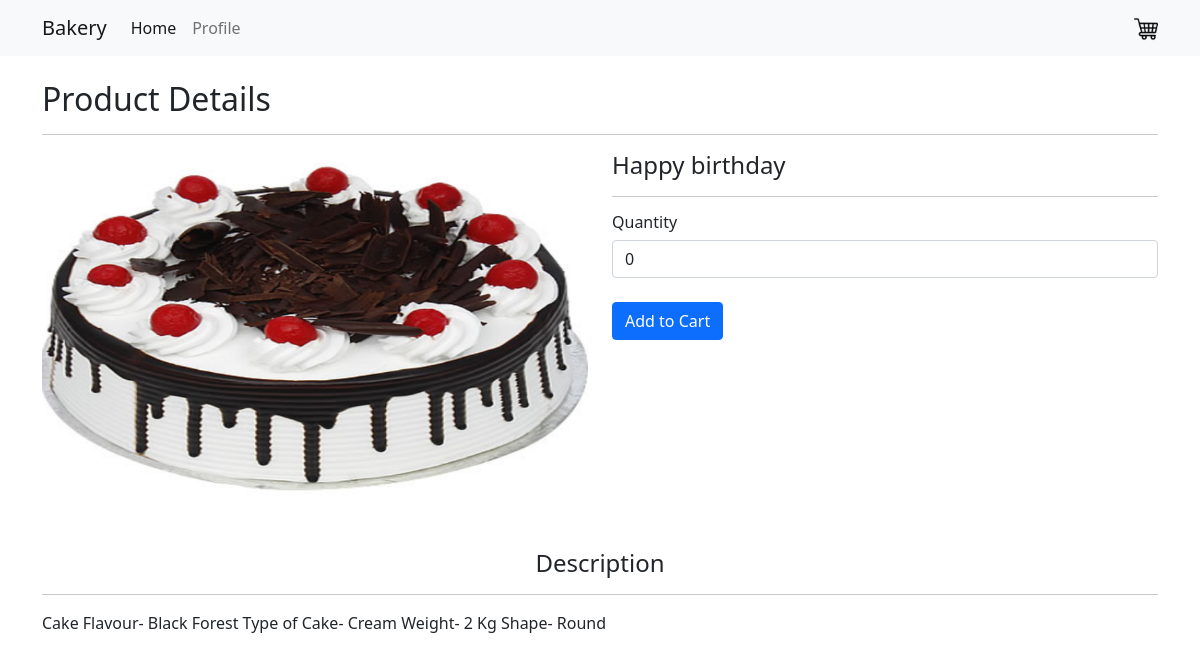
/details.php?details=Happy-Birthday cake (signed in), run on the app's committed database.
### tables this page shows
CREATE TABLE `product` (
  `id` int(11) NOT NULL,
  `title` varchar(100) NOT NULL,
  `slug` varchar(100) NOT NULL,
  `category` varchar(32) NOT NULL,
  `content` varchar(250) NOT NULL,
  `description` text NOT NULL,
  `price` int(11) NOT NULL,
  `image` varchar(50) NOT NULL
);

### details.php (the view, shortened to what this page needs)
<?php require_once "include/header.php" ?>
<?php require_once "include/nav.php" ?>
<?php
if(isset($_GET['details'])){
    $d = $_GET['details'];
    $sql = "select * from product where slug='$d'";
    $query = mysqli_query($connection, $sql);
    $row = mysqli_fetch_assoc($query);
    $title = $row['title'];
    $description = $row['description'];
    $image = $row['image'];
}
?>
<form action="dashboard/cart.php" method="post">
<div class="section mt-4">
    <div class="container">
        <h2>Product Details</h2>
        <hr>
        <div class="row">
            <div class="col-xl-6">
                <img src="assets/img/<?php echo $image ?>" alt="" width="100%" height="350">
            </div>
            <div class="col-lg-6">
                <h4 name="product_title"><?php echo $title; ?>
                <hr>
                <h6>Quantity</h6>
                <input type="number" name="product_quantity" min=0 class="form-control" value="0">
                <?php
                if(!empty($_SESSION['state'])){ ?>
                <input type="submit" name="add_to_cart" class="btn btn-md btn-primary mt-4" value="Add to Cart">
                <?php
                }else{ ?>
                <input type="submit" name="add_to_cart" class="btn btn-md btn-primary mt-4" value="Add to Cart" disabled>
                <?php
                }
                ?>
            </div>
        </div>
        <h4 class="mt-5 text-center">Description</h4>
        <hr>
        <p class="text-justify">
            <?php echo  $description; ?>
        </p>
    </div>
</div>
</form>
<?php require_once "include/footer.php" ?>

### data on the page
product: image (picture), title "Happy birthday", description "Cake Flavour- Black Forest Type of Cake- Cream Weight- 2 Kg Shape- Round"
